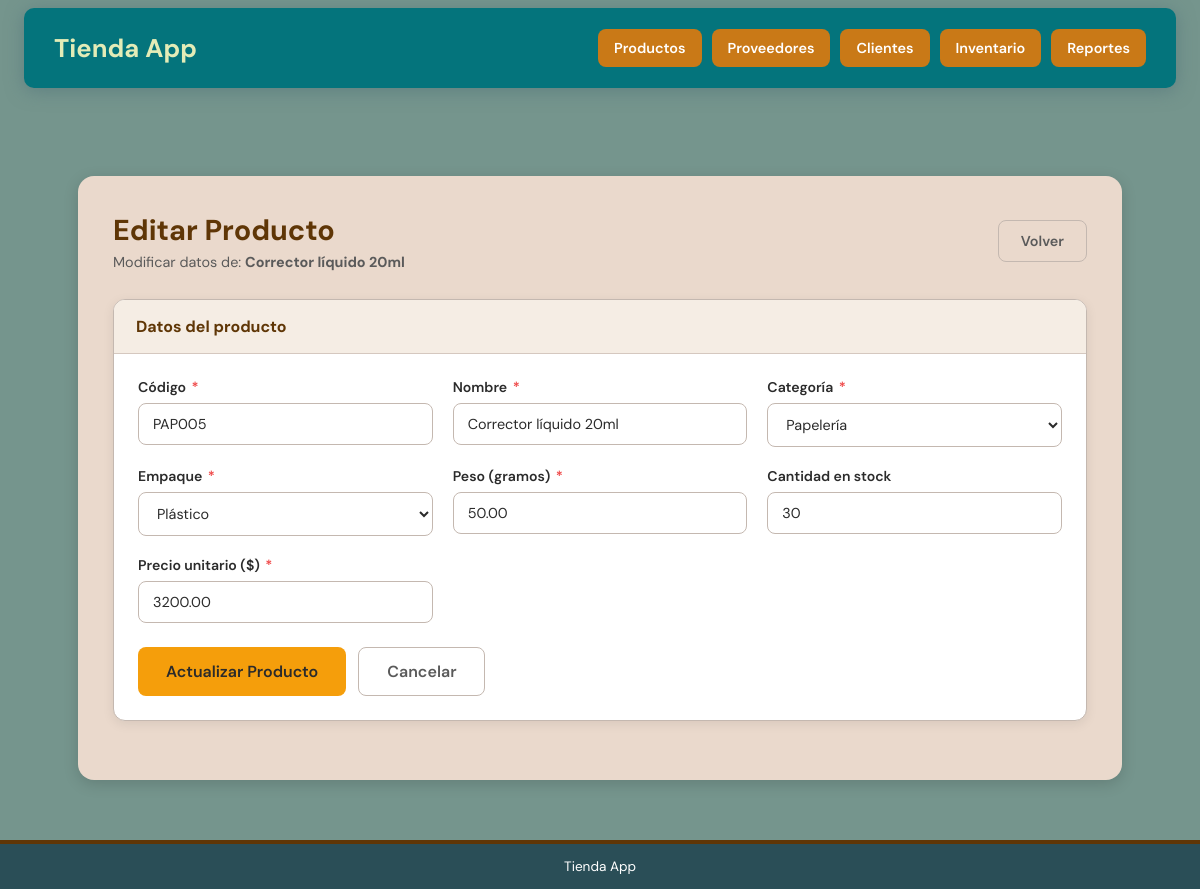
Screenshot of /productos/editar_producto.php?id=5 with the database file from the repository.
### tables this page shows
CREATE TABLE productos (
    id_producto         INT AUTO_INCREMENT PRIMARY KEY,
    codigo              VARCHAR(10)   NOT NULL UNIQUE,
    nombre              VARCHAR(100)  NOT NULL,
    peso                DECIMAL(8,2)  NOT NULL,           
    cantidad_almacenada INT           NOT NULL DEFAULT 0,
    id_categoria        INT           NOT NULL,
    id_empaque          INT           NOT NULL,
    precio_unitario     DECIMAL(12,2) NOT NULL,
    CONSTRAINT fk_prod_cat FOREIGN KEY (id_categoria) REFERENCES categorias(id_categoria),
    CONSTRAINT fk_prod_emp FOREIGN KEY (id_empaque)   REFERENCES empaques(id_empaque)
);

CREATE TABLE categorias (
    id_categoria  INT AUTO_INCREMENT PRIMARY KEY,
    nombre        VARCHAR(50)   NOT NULL UNIQUE,
    descripcion   VARCHAR(150),
    impuesto      DECIMAL(5,2)  NOT NULL DEFAULT 0.00
     
);

CREATE TABLE empaques (
    id_empaque  INT AUTO_INCREMENT PRIMARY KEY,
    tipo        VARCHAR(50) NOT NULL UNIQUE
);

### productos/editar_producto.php (the view, shortened to what this page needs)
<?php
require_once '../conexion.php';
$id = intval($_GET['id'] ?? 0);
$stmt = $pdo->prepare("SELECT * FROM productos WHERE id_producto = ?");
$stmt->execute([$id]);
$producto = $stmt->fetch();
$categorias = $pdo->query("SELECT * FROM categorias ORDER BY nombre")->fetchAll();
$empaques   = $pdo->query("SELECT * FROM empaques ORDER BY tipo")->fetchAll();
?>
<!DOCTYPE html>
<html lang="es">
<head>
  <link rel="stylesheet" href="../css/style.css">
</head>
<body class="pagina-interior">
<?php include '../includes/navbar.php'; ?>
<div class="app-layout">
  <main class="content">
    <div class="content-header">
      <div>
        <h1 class="content-title">Editar Producto</h1>
        <p class="content-subtitle">Modificar datos de: <strong><?= htmlspecialchars($producto['nombre']) ?></strong></p>
      </div>
      <a href="lista_producto.php" class="btn btn-contorno">Volver</a>
    </div>
    <div class="card">
      <div class="card-header"><h3>Datos del producto</h3></div>
      <div class="card-body">
        <form method="POST">
          <div class="form-grid">
            <div class="form-group">
              <label for="codigo">Código <span class="requerido">*</span></label>
              <input type="text" id="codigo" name="codigo"
                     value="<?= htmlspecialchars($producto['codigo']) ?>">
            </div>
            <div class="form-group">
              <label for="nombre">Nombre <span class="requerido">*</span></label>
              <input type="text" id="nombre" name="nombre"
                     value="<?= htmlspecialchars($producto['nombre']) ?>">
            </div>
            <div class="form-group">
              <label for="id_categoria">Categoría <span class="requerido">*</span></label>
              <select id="id_categoria" name="id_categoria">
                <?php foreach ($categorias as $cat): ?>
                  <option value="<?= $cat['id_categoria'] ?>"
                          data-iva="<?= $cat['impuesto'] ?>"
                          <?= $producto['id_categoria'] == $cat['id_categoria'] ? 'selected' : '' ?>>
                    <?= htmlspecialchars($cat['nombre']) ?>
                  </option>
                <?php endforeach; ?>
              </select>
            </div>
            <div class="form-group">
              <label for="id_empaque">Empaque <span class="requerido">*</span></label>
              <select id="id_empaque" name="id_empaque">
                <?php foreach ($empaques as $emp): ?>
                  <option value="<?= $emp['id_empaque'] ?>"
                          <?= $producto['id_empaque'] == $emp['id_empaque'] ? 'selected' : '' ?>>
                    <?= htmlspecialchars($emp['tipo']) ?>
                  </option>
                <?php endforeach; ?>
              </select>
            </div>
            <div class="form-group">
              <label for="peso">Peso (gramos) <span class="requerido">*</span></label>
              <input type="number" id="peso" name="peso" min="0.01" step="0.01"
                     value="<?= htmlspecialchars($producto['peso']) ?>">
            </div>
            <div class="form-group">
              <label for="cantidad_almacenada">Cantidad en stock</label>
              <input type="number" id="cantidad_almacenada" name="cantidad_almacenada" min="0"
                     value="<?= htmlspecialchars($producto['cantidad_almacenada']) ?>">
            </div>
            <div class="form-group">
              <label for="precio_unitario">Precio unitario ($) <span class="requerido">*</span></label>
              <input type="number" id="precio_unitario" name="precio_unitario" min="0.01" step="0.01"
                     value="<?= htmlspecialchars($producto['precio_unitario']) ?>">
            </div>
          </div>
          <div class="form-acciones">
            <button type="submit" class="btn btn-advertencia btn-lg">Actualizar Producto</button>
            <a href="lista_producto.php" class="btn btn-contorno btn-lg">Cancelar</a>
          </div>
        </form>
      </div>
    </div>
  </main>
</div>
<footer class="footer">
  <p>Tienda App</p>
</footer>
</body>
</html>

### css/style.css (style rules this page uses)
:root { --primario: #04747C; --primario-osc: #0C444C; --acento: #c97917; --acento-osc: #5f3606; --verde: #067c5e; --verde-claro: #4CAC94; --papeleria: #F59E0B; --papeleria-light: #FEF3C7; --papeleria-dark: #92400E; --drogueria: #10B981; --drogueria-light: #D1FAE5; --drogueria-dark: #065F46; --supermercado: #3B82F6; --supermercado-light: #DBEAFE; --supermercado-dark: #1E40AF; --aseo: #EC4899; --aseo-light: #FCE7F3; --aseo-dark: #9D174D; --exito: #22C55E; --peligro: #EF4444; --advertencia: #F59E0B; --fondo: #75958d; --fondo-content: #ead9cc; --fondo-index: #FCFCEC; --texto: #2b2b2b; --texto-suave: #5a5a5a; --borde: #c4b8b0; --blanco: #ffffff; --radio: 12px; --radio-sm: 8px; --sombra: 0 4px 15px rgba(0,0,0,0.15); --sombra-lg:0 8px 30px rgba(0,0,0,0.2); }
*, *::before, *::after { box-sizing: border-box; margin: 0; padding: 0; font-family: 'DM Sans', sans-serif; }
a { text-decoration: none; color: inherit; }
body.pagina-interior { background-color: var(--fondo); color: var(--texto); min-height: 100vh; display: flex; flex-direction: column; padding-top: 22vh; }
.app-layout { flex: 1; width: 100%; display: flex; justify-content: center; padding: 0 20px; }
.content { width: 90%; max-width: 1200px; background-color: var(--fondo-content); padding: 35px; border-radius: 16px; box-shadow: var(--sombra); }
.content-header { display: flex; align-items: center; justify-content: space-between; margin-bottom: 28px; flex-wrap: wrap; gap: 15px; }
.content-title { font-size: 1.8rem; color: var(--acento-osc); font-weight: 700; }
.content-subtitle { color: var(--texto-suave); font-size: 0.9rem; margin-top: 4px; }
.btn { display: inline-flex; align-items: center; gap: 6px; color: var(--blanco); background-color: var(--verde); padding: 11px 22px; border-radius: var(--radio-sm); font-weight: 600; font-size: 0.9rem; transition: background 0.2s, transform 0.1s; border: none; cursor: pointer; text-decoration: none; }
.btn-advertencia { background-color: var(--advertencia); color: var(--texto); }
.btn-contorno { background: transparent; color: var(--texto-suave); border: 1.5px solid var(--borde); }
.btn-lg { padding: 13px 28px; font-size: 1rem; }
.formulario, .form-grid { display: grid; grid-template-columns: repeat(auto-fit, minmax(260px, 1fr)); gap: 20px; margin-bottom: 10px; }
.form-group { display: flex; flex-direction: column; gap: 7px; }
label { font-size: 0.88rem; font-weight: 600; color: var(--texto); }
label .requerido { color: var(--peligro); margin-left: 2px; }
input[type="text"], input[type="email"], input[type="number"], input[type="tel"], select, textarea { padding: 11px 14px; border: 1.5px solid var(--borde); border-radius: var(--radio-sm); font-size: 0.9rem; color: var(--texto); background: var(--blanco); transition: border-color 0.2s, box-shadow 0.2s; outline: none; width: 100%; }
select { cursor: pointer; }
.form-acciones { display: flex; gap: 12px; margin-top: 24px; flex-wrap: wrap; }
.card { background: var(--blanco); border-radius: var(--radio); border: 1px solid var(--borde); box-shadow: 0 3px 12px rgba(0,0,0,0.08); overflow: hidden; margin-bottom: 24px; }
.card-header { padding: 16px 22px; border-bottom: 1px solid #d5c8bf; display: flex; align-items: center; justify-content: space-between; background: #f5ede4; }
.card-header h3 { font-weight: 700; font-size: 1rem; color: var(--acento-osc); }
.card-body { padding: 24px; }
.footer { background-color: #2a4e57; color: var(--blanco); text-align: center; padding: 14px; margin-top: 60px; border-top: 4px solid var(--acento-osc); font-size: 0.85rem; }

### rows the page displays
productos: nombre "Corrector líquido 20ml", codigo "PAP005", id_categoria "Papelería", id_empaque "Plástico", peso "50.00", cantidad_almacenada "30", precio_unitario "3200.00"
